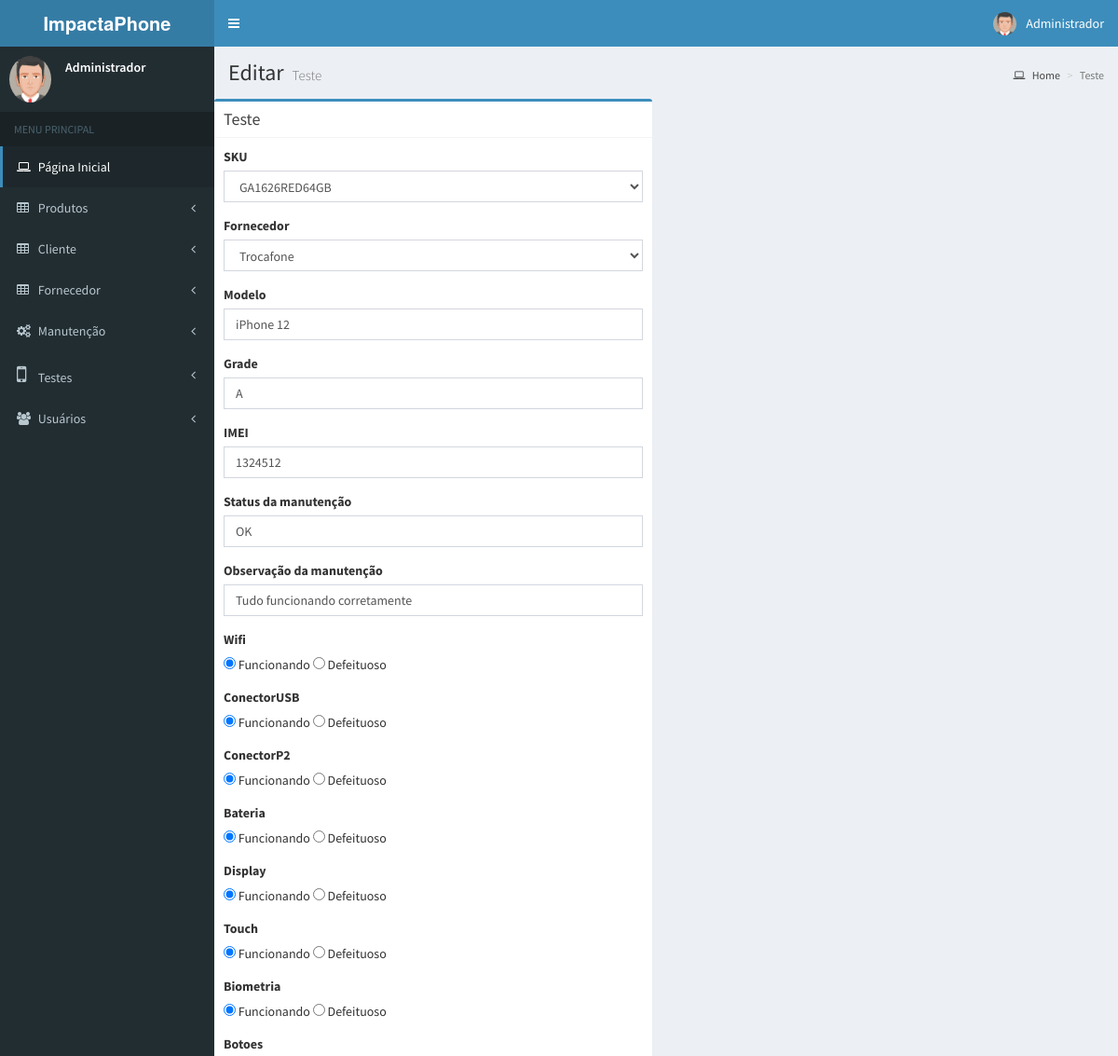
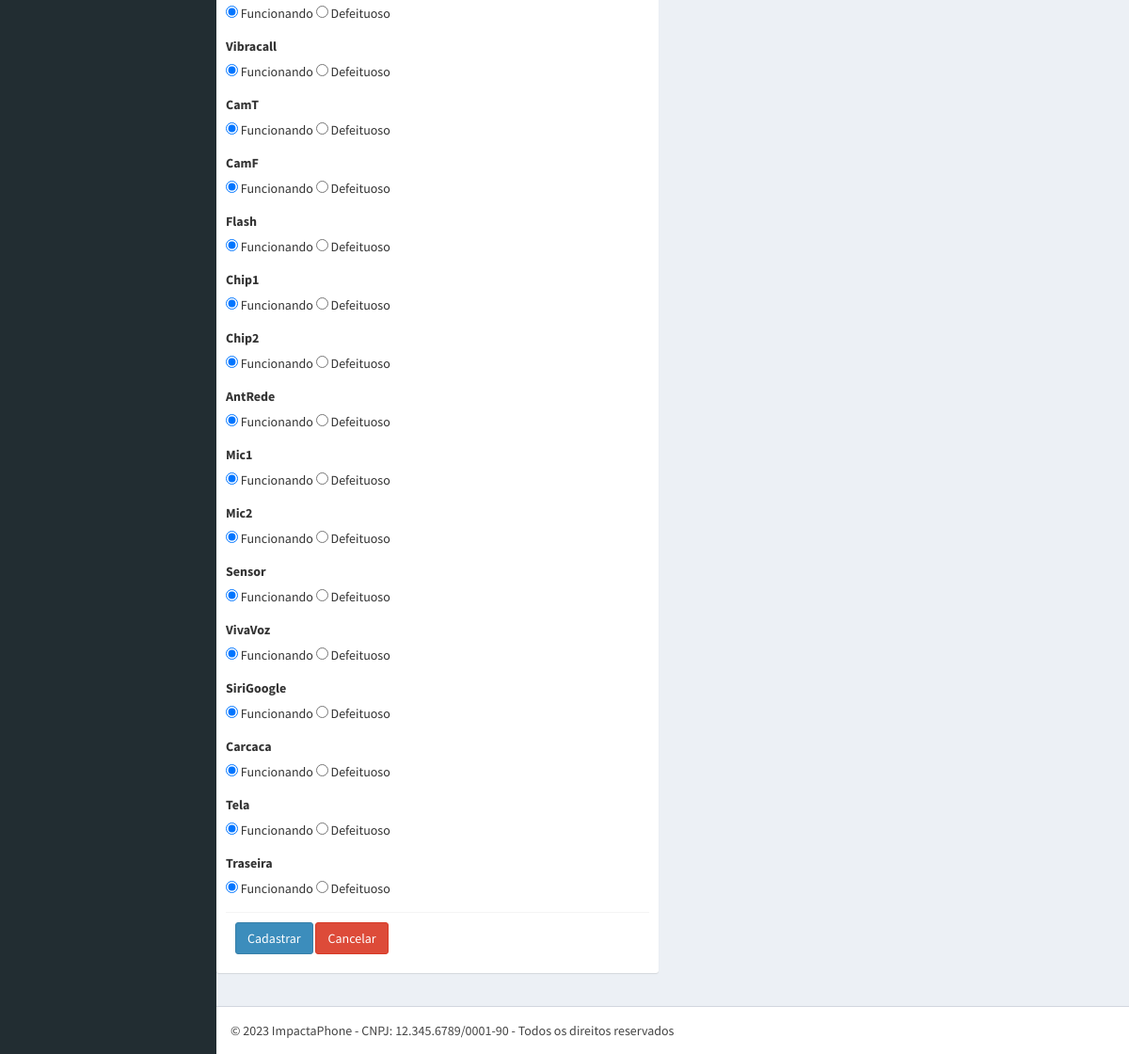
Page /interface/teste/editteste.php?q=12 (signed in) on the committed database (2 pictures, top to bottom).
### tables this page shows
CREATE TABLE IF NOT EXISTS `teste` (
  `idTeste` int NOT NULL AUTO_INCREMENT,
  `ModeloTeste` varchar(100) NOT NULL,
  `GradeTeste` varchar(10) NOT NULL,
  `IMEITeste` varchar(50) NOT NULL,
  `StatusTeste` varchar(50) NOT NULL,
  `ObsTeste` varchar(50) NOT NULL,
  `Wifi` varchar(50) NOT NULL,
  `ConectorUSB` varchar(50) NOT NULL,
  `ConectorP2` varchar(50) NOT NULL,
  `Bateria` varchar(50) NOT NULL,
  `Display` varchar(50) NOT NULL,
  `Touch` varchar(50) NOT NULL,
  `Biometria` varchar(50) NOT NULL,
  `Botoes` varchar(50) NOT NULL,
  `Vibracall` varchar(50) NOT NULL,
  `CamT` varchar(50) NOT NULL,
  `CamF` varchar(50) NOT NULL,
  `Flash` varchar(50) NOT NULL,
  `Chip1` varchar(50) NOT NULL,
  `Chip2` varchar(50) NOT NULL,
  `AntRede` varchar(50) NOT NULL,
  `Mic1` varchar(50) NOT NULL,
  `Mic2` varchar(50) NOT NULL,
  `Sensor` varchar(50) NOT NULL,
  `VivaVoz` varchar(50) NOT NULL,
  `SiriGoogle` varchar(50) NOT NULL,
  `Carcaca` varchar(50) NOT NULL,
  `Tela` varchar(50) NOT NULL,
  `Traseira` varchar(50) NOT NULL,
  `TesteAtivo` int NOT NULL,
  `TestePublic` int NOT NULL,
  `Produto_CodRefProduto` int NOT NULL,
  `Fornecedor_idFornecedor` int NOT NULL,
  `Usuario_idUser` int NOT NULL,
  `DataTeste` timestamp NOT NULL DEFAULT CURRENT_TIMESTAMP,
  PRIMARY KEY (`idTeste`),
  KEY `fk_Teste_Produto1_idx` (`Produto_CodRefProduto`),
  KEY `fk_Teste_Fornecedor1_idx` (`Fornecedor_idFornecedor`),
  KEY `fk_Teste_Usuario1_idx` (`Usuario_idUser`)
);

### interface/teste/editteste.php (the view, shortened to what the rows shown need)
<?php
require_once '../../App/auth.php';
require_once '../../layout/script.php';
require_once '../../App/Models/produtos.class.php';
require_once '../../App/Models/fornecedor.class.php';
require_once '../../App/Models/teste.class.php';
if(isset($_GET['q'])){
$resp = $teste->editTeste($_GET['q']);
echo $head;
echo $header;
echo $aside;
echo '<div class="content-wrapper">';
echo '
    <section class="content-header">
      <h1>
        Editar <small>Teste</small>
      </h1>
      <ol class="breadcrumb">
        <li><a href="../"><i class="fa fa-laptop"></i> Home</a></li>
        <li class="active">Teste</li>
      </ol>
    </section>
    <section class="content">
      <div class="row">';
echo '
      <div class="row">
        <div class="col-md-6">
          <div class="box box-primary">
            <div class="box-header with-border">
              <h3 class="box-title">Teste</h3>
            </div>
            <form role="form" enctype="multipart/form-data" action="../../App/Database/insertteste.php" method="POST">
              <div class="box-body">
              	<div class="form-group">
                  <label for="exampleInputEmail1">SKU</label>
            <select class="form-control" name="codProduto">';
            echo '</select>
            </div>
            <div class="form-group">
                  <label for="exampleInputEmail1">Fornecedor</label>
            <select class="form-control" name="idFornecedor">';
            echo '</select>
            </div>
                <div class="form-group">
                  <label for="exampleInputEmail1">Modelo</label>
                  <input type="text" name="ModeloTeste" class="form-control" id="exampleInputEmail1" placeholder="Modelo" value="'.$resp['Teste']['ModeloTeste'].'">
                </div>
                <div class="form-group">
                  <label for="exampleInputEmail1">Grade</label>
                  <input type="text" name="GradeTeste" class="form-control" id="exampleInputEmail1" placeholder="Grade" value="'.$resp['Teste']['GradeTeste'].'">
                </div>
                <div class="form-group">
                  <label for="exampleInputEmail1">IMEI</label>
                  <input type="text" name="IMEITeste" class="form-control" id="exampleInputEmail1" placeholder="IMEI" value="'.$resp['Teste']['IMEITeste'].'">
                </div>
                <div class="form-group">
                  <label for="exampleInputEmail1">Status da manutenção</label>
                  <input type="text" name="StatusTeste" class="form-control" id="exampleInputEmail1" placeholder="Status da manutenção" value="'.$resp['Teste']['StatusTeste'].'">
                </div>
                <div class="form-group">
                  <label for="exampleInputEmail1">Observação da manutenção</label>
                  <input type="text" name="ObsTeste" class="form-control" id="exampleInputEmail1" placeholder="Observação da manutenção" value="'.$resp['Teste']['ObsTeste'].'">
                </div>
                <div class="form-group">
                    <label for="exampleInputEmail1">Wifi</label><br>
                    <input type="radio" name="Wifi" value="Funcionando" ' . (($resp['Teste']['Wifi'] == 'Funcionando') ? 'checked' : '') . '> Funcionando
                    <input type="radio" name="Wifi" value="Defeituoso" ' . (($resp['Teste']['Wifi'] == 'Defeituoso') ? 'checked' : '') . '> Defeituoso
                </div>
                <div class="form-group">
                    <label for="exampleInputEmail1">ConectorUSB</label><br>
                    <input type="radio" name="ConectorUSB" value="Funcionando" ' . (($resp['Teste']['ConectorUSB'] == 'Funcionando') ? 'checked' : '') . '> Funcionando
                    <input type="radio" name="ConectorUSB" value="Defeituoso" ' . (($resp['Teste']['ConectorUSB'] == 'Defeituoso') ? 'checked' : '') . '> Defeituoso
                </div>
                <div class="form-group">
                    <label for="exampleInputEmail1">ConectorP2</label><br>
                    <input type="radio" name="ConectorP2" value="Funcionando" ' . (($resp['Teste']['ConectorP2'] == 'Funcionando') ? 'checked' : '') . '> Funcionando
                    <input type="radio" name="ConectorP2" value="Defeituoso" ' . (($resp['Teste']['ConectorP2'] == 'Defeituoso') ? 'checked' : '') . '> Defeituoso
                </div>
                <div class="form-group">
                    <label for="exampleInputEmail1">Bateria</label><br>
                    <input type="radio" name="Bateria" value="Funcionando" ' . (($resp['Teste']['Bateria'] == 'Funcionando') ? 'checked' : '') . '> Funcionando
                    <input type="radio" name="Bateria" value="Defeituoso" ' . (($resp['Teste']['Bateria'] == 'Defeituoso') ? 'checked' : '') . '> Defeituoso
                </div>
                <div class="form-group">
                    <label for="exampleInputEmail1">Display</label><br>
                    <input type="radio" name="Display" value="Funcionando" ' . (($resp['Teste']['Display'] == 'Funcionando') ? 'checked' : '') . '> Funcionando
                    <input type="radio" name="Display" value="Defeituoso" ' . (($resp['Teste']['Display'] == 'Defeituoso') ? 'checked' : '') . '> Defeituoso
                </div>
                <div class="form-group">
                    <label for="exampleInputEmail1">Touch</label><br>
                    <input type="radio" name="Touch" value="Funcionando" ' . (($resp['Teste']['Touch'] == 'Funcionando') ? 'checked' : '') . '> Funcionando
                    <input type="radio" name="Touch" value="Defeituoso" ' . (($resp['Teste']['Touch'] == 'Defeituoso') ? 'checked' : '') . '> Defeituoso
                </div>
                <div class="form-group">
                    <label for="exampleInputEmail1">Biometria</label><br>
                    <input type="radio" name="Biometria" value="Funcionando" ' . (($resp['Teste']['Biometria'] == 'Funcionando') ? 'checked' : '') . '> Funcionando
                    <input type="radio" name="Biometria" value="Defeituoso" ' . (($resp['Teste']['Biometria'] == 'Defeituoso') ? 'checked' : '') . '> Defeituoso
                </div>
                <div class="form-group">
                    <label for="exampleInputEmail1">Botoes</label><br>
                    <input type="radio" name="Botoes" value="Funcionando" ' . (($resp['Teste']['Botoes'] == 'Funcionando') ? 'checked' : '') . '> Funcionando
                    <input type="radio" name="Botoes" value="Defeituoso" ' . (($resp['Teste']['Botoes'] == 'Defeituoso') ? 'checked' : '') . '> Defeituoso
                </div>
                <div class="form-group">
                    <label for="exampleInputEmail1">Vibracall</label><br>
                    <input type="radio" name="Vibracall" value="Funcionando" ' . (($resp['Teste']['Vibracall'] == 'Funcionando') ? 'checked' : '') . '> Funcionando
                    <input type="radio" name="Vibracall" value="Defeituoso" ' . (($resp['Teste']['Vibracall'] == 'Defeituoso') ? 'checked' : '') . '> Defeituoso
                </div>
                <div class="form-group">
                    <label for="exampleInputEmail1">CamT</label><br>
                    <input type="radio" name="CamT" value="Funcionando" ' . (($resp['Teste']['CamT'] == 'Funcionando') ? 'checked' : '') . '> Funcionando
                    <input type="radio" name="CamT" value="Defeituoso" ' . (($resp['Teste']['CamT'] == 'Defeituoso') ? 'checked' : '') . '> Defeituoso
                </div>
                <div class="form-group">
                    <label for="exampleInputEmail1">CamF</label><br>
                    <input type="radio" name="CamF" value="Funcionando" ' . (($resp['Teste']['CamF'] == 'Funcionando') ? 'checked' : '') . '> Funcionando
                    <input type="radio" name="CamF" value="Defeituoso" ' . (($resp['Teste']['CamF'] == 'Defeituoso') ? 'checked' : '') . '> Defeituoso
                </div>
                <div class="form-group">
                    <label for="exampleInputEmail1">Flash</label><br>
                    <input type="radio" name="Flash" value="Funcionando" ' . (($resp['Teste']['Flash'] == 'Funcionando') ? 'checked' : '') . '> Funcionando
                    <input type="radio" name="Flash" value="Defeituoso" ' . (($resp['Teste']['Flash'] == 'Defeituoso') ? 'checked' : '') . '> Defeituoso
                </div>
                <div class="form-group">
                    <label for="exampleInputEmail1">Chip1</label><br>
                    <input type="radio" name="Chip1" value="Funcionando" ' . (($resp['Teste']['Chip1'] == 'Funcionando') ? 'checked' : '') . '> Funcionando
                    <input type="radio" name="Chip1" value="Defeituoso" ' . (($resp['Teste']['Chip1'] == 'Defeituoso') ? 'checked' : '') . '> Defeituoso
                </div>
                <div class="form-group">
                    <label for="exampleInputEmail1">Chip2</label><br>
                    <input type="radio" name="Chip2" value="Funcionando" ' . (($resp['Teste']['Chip2'] == 'Funcionando') ? 'checked' : '') . '> Funcionando
                    <input type="radio" name="Chip2" value="Defeituoso" ' . (($resp['Teste']['Chip2'] == 'Defeituoso') ? 'checked' : '') . '> Defeituoso
                </div>
                <div class="form-group">
                    <label for="exampleInputEmail1">AntRede</label><br>
                    <input type="radio" name="AntRede" value="Funcionando" ' . (($resp['Teste']['AntRede'] == 'Funcionando') ? 'checked' : '') . '> Funcionando
                    <input type="radio" name="AntRede" value="Defeituoso" ' . (($resp['Teste']['AntRede'] == 'Defeituoso') ? 'checked' : '') . '> Defeituoso
                </div>
                <div class="form-group">
                    <label for="exampleInputEmail1">Mic1</label><br>
                    <input type="radio" name="Mic1" value="Funcionando" ' . (($resp['Teste']['Mic1'] == 'Funcionando') ? 'checked' : '') . '> Funcionando
                    <input type="radio" name="Mic1" value="Defeituoso" ' . (($resp['Teste']['Mic1'] == 'Defeituoso') ? 'checked' : '') . '> Defeituoso
                </div>
                <div class="form-group">
                    <label for="exampleInputEmail1">Mic2</label><br>
                    <input type="radio" name="Mic2" value="Funcionando" ' . (($resp['Teste']['Mic2'] == 'Funcionando') ? 'checked' : '') . '> Funcionando
                    <input type="radio" name="Mic2" value="Defeituoso" ' . (($resp['Teste']['Mic2'] == 'Defeituoso') ? 'checked' : '') . '> Defeituoso
                </div>
                <div class="form-group">
                    <label for="exampleInputEmail1">Sensor</label><br>
                    <input type="radio" name="Sensor" value="Funcionando" ' . (($resp['Teste']['Sensor'] == 'Funcionando') ? 'checked' : '') . '> Funcionando
                    <input type="radio" name="Sensor" value="Defeituoso" ' . (($resp['Teste']['Sensor'] == 'Defeituoso') ? 'checked' : '') . '> Defeituoso
                </div>
                <div class="form-group">
                    <label for="exampleInputEmail1">VivaVoz</label><br>
                    <input type="radio" name="VivaVoz" value="Funcionando" ' . (($resp['Teste']['VivaVoz'] == 'Funcionando') ? 'checked' : '') . '> Funcionando
                    <input type="radio" name="VivaVoz" value="Defeituoso" ' . (($resp['Teste']['VivaVoz'] == 'Defeituoso') ? 'checked' : '') . '> Defeituoso
                </div>
                <div class="form-group">
                    <label for="exampleInputEmail1">SiriGoogle</label><br>
                    <input type="radio" name="SiriGoogle" value="Funcionando" ' . (($resp['Teste']['SiriGoogle'] == 'Funcionando') ? 'checked' : '') . '> Funcionando
                    <input type="radio" name="SiriGoogle" value="Defeituoso" ' . (($resp['Teste']['SiriGoogle'] == 'Defeituoso') ? 'checked' : '') . '> Defeituoso
                </div>
                <div class="form-group">
                    <label for="exampleInputEmail1">Carcaca</label><br>
                    <input type="radio" name="Carcaca" value="Funcionando" ' . (($resp['Teste']['Carcaca'] == 'Funcionando') ? 'checked' : '') . '> Funcionando
                    <input type="radio" name="Carcaca" value="Defeituoso" ' . (($resp['Teste']['Carcaca'] == 'Defeituoso') ? 'checked' : '') . '> Defeituoso
                </div>
                <div class="form-group">
                    <label for="exampleInputEmail1">Tela</label><br>
                    <input type="radio" name="Tela" value="Funcionando" ' . (($resp['Teste']['Tela'] == 'Funcionando') ? 'checked' : '') . '> Funcionando
                    <input type="radio" name="Tela" value="Defeituoso" ' . (($resp['Teste']['Tela'] == 'Defeituoso') ? 'checked' : '') . '> Defeituoso
                </div>
                <div class="form-group">
                    <label for="exampleInputEmail1">Traseira</label><br>
                    <input type="radio" name="Traseira" value="Funcionando" ' . (($resp['Teste']['Traseira'] == 'Funcionando') ? 'checked' : '') . '> Funcionando
                    <input type="radio" name="Traseira" value="Defeituoso" ' . (($resp['Teste']['Traseira'] == 'Defeituoso') ? 'checked' : '') . '> Defeituoso
                </div>
                 <input type="hidden" name="iduser" value="'.$idUsuario.'">
                 <input type="hidden" name="idTeste" value="'.$resp['Teste']['idTeste'].'">
              <div class="box-footer">
                <button type="submit" name="upload" class="btn btn-primary" value="Cadastrar">Cadastrar</button>
                <a class="btn btn-danger" href="../../interface/teste">Cancelar</a>
              </div>
            </form>
          </div>
          </div>
</div>';
echo '</div>';
echo '</div>';
echo '</div>';
echo  $footer;
echo $javascript;
}else{
	header('Location: ./');
}
?>

### rows in the picture
teste: ModeloTeste "iPhone 12", GradeTeste "A", IMEITeste "1324512", StatusTeste "OK", ObsTeste "Tudo funcionando corretamente", Wifi "☑", ConectorUSB "☑", ConectorP2 "☑", Bateria "☑", Display "☑", Touch "☑", Biometria "☑", Botoes "☑", Vibracall "☑", CamT "☑", CamF "☑", Flash "☑", Chip1 "☑", Chip2 "☑", AntRede "☑", Mic1 "☑", Mic2 "☑", Sensor "☑", VivaVoz "☑", SiriGoogle "☑", Carcaca "☑", Tela "☑", Traseira "☑"

### other values in the picture
$usuario "Administrador"
form field codProduto "GA1626RED64GB"
form field idFornecedor "Trocafone"
